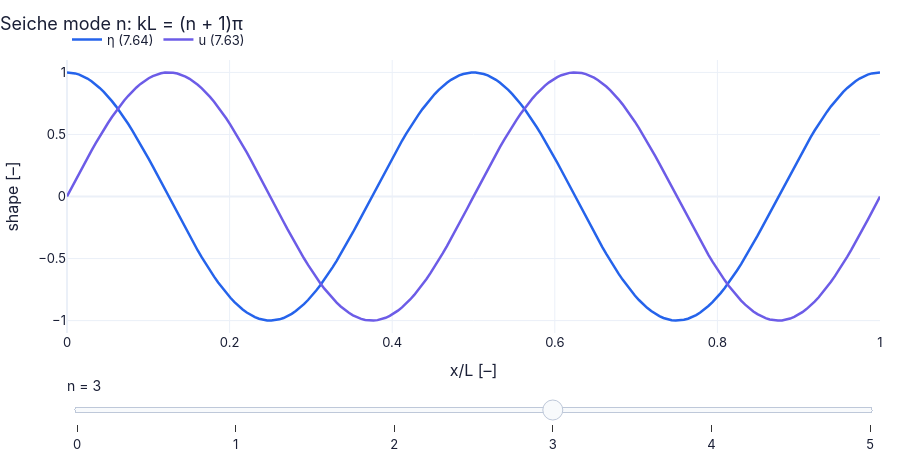

The code cell stored with this chart in its notebook:
### Markdown cell above
**What you see.** Top, the surface shapes of modes n = 0 and 1 with their nodes marked; bottom, the horizontal velocity: zero at
both walls, one bulge for n = 0, two opposite bulges for n = 1 (our remake of Fig. 7.12 `N178`).

**How to read it.** Where u is largest η has its node: water rushes through the node from one side of the basin to the other.

**What would change if…** …n = 2: three bulges of u and λ = 2L/3; in a shallow lake the period shortens to a third of the gravest.

### Code cell
xb = np.linspace(0, 1, 200)                                # a unit basin, x/L [–]
fig = slider_figure(lambda n: {"η (7.64)": (xb, np.cos((n + 1)*np.pi*xb)),        # surface shape of mode n
                               "u (7.63)": (xb, np.sin((n + 1)*np.pi*xb))},       # velocity shape of mode n
                    "n", range(6), xlabel="x/L [–]", ylabel="shape [–]", title="Seiche mode n: kL = (n + 1)π",   # slider over the mode number n = 0…5
                    yrange=(-1.1, 1.1))   # fixed vertical range
recolor(fig, {"η (7.64)": COLORS["blue"], "u (7.63)": COLORS["accent"]})   # surface blue, velocity purple
fig.show()   # draw (works on the page: no kernel needed)

### Figure 1 — Plotly figure (JSON) as saved in the notebook; plotly's stock layout.template omitted (floating-point values rounded to 4 significant figures; data arrays with more than 128 entries replaced by an {"elided": "..."} marker saying what was removed)
{"data": [{"hovertemplate": "η (7.64): %{y:.4g}<extra>n = 0 </extra>", "line": {"color": "#2563eb", "width": 2.5}, "marker": {"color": "#2563eb"}, "mode": "lines", "name": "η (7.64)", "type": "scatter", "visible": false, "x": {"elided": "200 float values"}, "y": {"elided": "200 float values"}}, {"hovertemplate": "u (7.63): %{y:.4g}<extra>n = 0 </extra>", "line": {"color": "#6c5ce7", "width": 2.5}, "marker": {"color": "#6c5ce7"}, "mode": "lines", "name": "u (7.63)", "type": "scatter", "visible": false, "x": {"elided": "200 float values"}, "y": {"elided": "200 float values"}}, {"hovertemplate": "η (7.64): %{y:.4g}<extra>n = 1 </extra>", "line": {"color": "#2563eb", "width": 2.5}, "marker": {"color": "#2563eb"}, "mode": "lines", "name": "η (7.64)", "type": "scatter", "visible": false, "x": {"elided": "200 float values"}, "y": {"elided": "200 float values"}}, {"hovertemplate": "u (7.63): %{y:.4g}<extra>n = 1 </extra>", "line": {"color": "#6c5ce7", "width": 2.5}, "marker": {"color": "#6c5ce7"}, "mode": "lines", "name": "u (7.63)", "type": "scatter", "visible": false, "x": {"elided": "200 float values"}, "y": {"elided": "200 float values"}}, {"hovertemplate": "η (7.64): %{y:.4g}<extra>n = 2 </extra>", "line": {"color": "#2563eb", "width": 2.5}, "marker": {"color": "#2563eb"}, "mode": "lines", "name": "η (7.64)", "type": "scatter", "visible": false, "x": {"elided": "200 float values"}, "y": {"elided": "200 float values"}}, {"hovertemplate": "u (7.63): %{y:.4g}<extra>n = 2 </extra>", "line": {"color": "#6c5ce7", "width": 2.5}, "marker": {"color": "#6c5ce7"}, "mode": "lines", "name": "u (7.63)", "type": "scatter", "visible": false, "x": {"elided": "200 float values"}, "y": {"elided": "200 float values"}}, {"hovertemplate": "η (7.64): %{y:.4g}<extra>n = 3 </extra>", "line": {"color": "#2563eb", "width": 2.5}, "marker": {"color": "#2563eb"}, "mode": "lines", "name": "η (7.64)", "type": "scatter", "visible": true, "x": {"elided": "200 float values"}, "y": {"elided": "200 float values"}}, {"hovertemplate": "u (7.63): %{y:.4g}<extra>n = 3 </extra>", "line": {"color": "#6c5ce7", "width": 2.5}, "marker": {"color": "#6c5ce7"}, "mode": "lines", "name": "u (7.63)", "type": "scatter", "visible": true, "x": {"elided": "200 float values"}, "y": {"elided": "200 float values"}}, {"hovertemplate": "η (7.64): %{y:.4g}<extra>n = 4 </extra>", "line": {"color": "#2563eb", "width": 2.5}, "marker": {"color": "#2563eb"}, "mode": "lines", "name": "η (7.64)", "type": "scatter", "visible": false, "x": {"elided": "200 float values"}, "y": {"elided": "200 float values"}}, {"hovertemplate": "u (7.63): %{y:.4g}<extra>n = 4 </extra>", "line": {"color": "#6c5ce7", "width": 2.5}, "marker": {"color": "#6c5ce7"}, "mode": "lines", "name": "u (7.63)", "type": "scatter", "visible": false, "x": {"elided": "200 float values"}, "y": {"elided": "200 float values"}}, {"hovertemplate": "η (7.64): %{y:.4g}<extra>n = 5 </extra>", "line": {"color": "#2563eb", "width": 2.5}, "marker": {"color": "#2563eb"}, "mode": "lines", "name": "η (7.64)", "type": "scatter", "visible": false, "x": {"elided": "200 float values"}, "y": {"elided": "200 float values"}}, {"hovertemplate": "u (7.63): %{y:.4g}<extra>n = 5 </extra>", "line": {"color": "#6c5ce7", "width": 2.5}, "marker": {"color": "#6c5ce7"}, "mode": "lines", "name": "u (7.63)", "type": "scatter", "visible": false, "x": {"elided": "200 float values"}, "y": {"elided": "200 float values"}}], "layout": {"colorway": ["#6c5ce7", "#0fa39c", "#f97316", "#2563eb", "#e11d6a", "#d97706"], "font": {"color": "#1a1f36", "family": "Inter, -apple-system, Segoe UI, Roboto, sans-serif", "size": 13}, "height": 460, "hovermode": "x unified", "legend": {"orientation": "h", "x": 0, "xanchor": "left", "y": 1.02, "yanchor": "bottom"}, "margin": {"b": 90, "l": 60, "r": 20, "t": 60}, "sliders": [{"active": 3, "currentvalue": {"font": {"size": 14}, "prefix": "n = ", "suffix": " "}, "pad": {"t": 40}, "steps": [{"args": [{"visible": [true, true, false, false, false, false, false, false, false, false, false, false]}], "label": "0", "method": "update"}, {"args": [{"visible": [false, false, true, true, false, false, false, false, false, false, false, false]}], "label": "1", "method": "update"}, {"args": [{"visible": [false, false, false, false, true, true, false, false, false, false, false, false]}], "label": "2", "method": "update"}, {"args": [{"visible": [false, false, false, false, false, false, true, true, false, false, false, false]}], "label": "3", "method": "update"}, {"args": [{"visible": [false, false, false, false, false, false, false, false, true, true, false, false]}], "label": "4", "method": "update"}, {"args": [{"visible": [false, false, false, false, false, false, false, false, false, false, true, true]}], "label": "5", "method": "update"}]}], "title": {"text": "Seiche mode n: kL = (n + 1)π", "x": 0}, "xaxis": {"range": [0.0, 1.0], "title": {"text": "x/L [–]"}}, "yaxis": {"range": [-1.1, 1.1], "title": {"text": "shape [–]"}}}}
